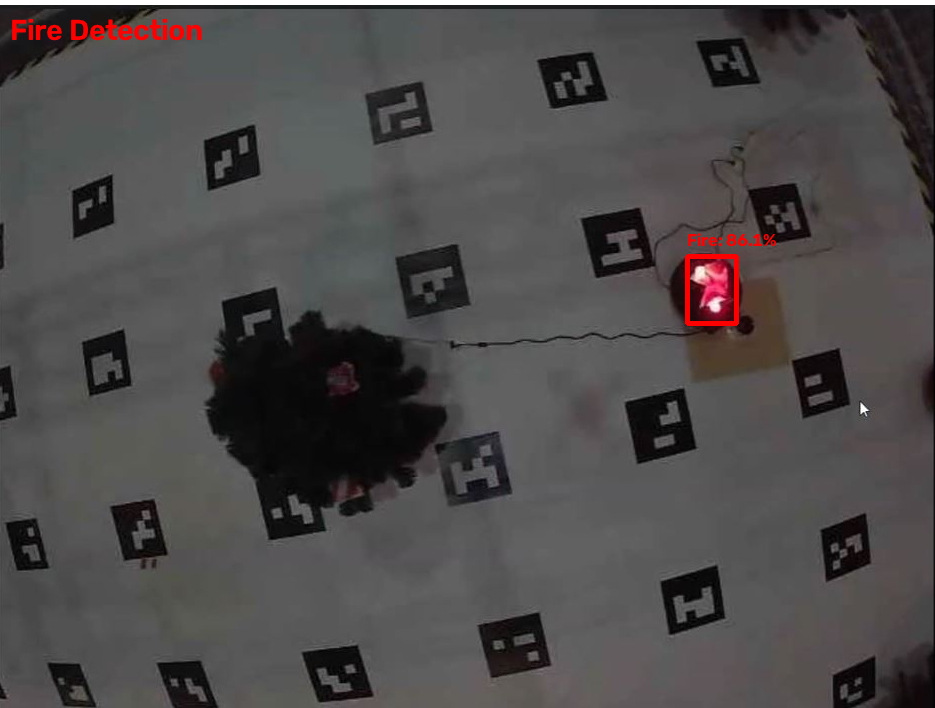
#> input picture Module (B)/Fire Detection/image.PNG, 935 x 708 px, given in place of stream, which was not available
$ python Fire_Detection.py
#> lines starting #> are read from the running program, lines starting #| are printed output that depends on the picture; after the words box and inside, x2 and y2 are one past the last pixel; in counts of white or black regions, pixels touching at a corner belong together
#> in run_on_stream, frame is the input picture: shape (708, 935, 3); mean B, G, R 74.4, 74.5, 77.5
import cv2
import numpy as np
import os

# ================== Settings ==================
# If an image path is provided, it will be used.
# If empty (""), it will fall back to the camera stream.
IMAGE_PATH = r""   # e.g., r"test.jpg" or r"C:\images\fire.jpg"

# --- Camera stream URL (used if IMAGE_PATH is empty) ---
STREAM_URL = (
    "http://192.168.0.186:8080/stream?topic=/main_camera/image_raw&type=mjpeg"
    "&width=640"
)

# --- Fire detection thresholds ---
CONF_FIRE        = 0.60   # Minimum initial confidence (0..1)
MIN_FIRE_AREA_PX = 300
MIN_BOX_AREA_PX  = 800
# =============================================


def _fire_confidence(hsv, red_mask, x, y, w, h, box_area):
    """Calculate confidence for a fire candidate."""
    roi_mask = red_mask[y:y+h, x:x+w]
    roi_hsv  = hsv[y:y+h, x:x+w]
    non_zero = cv2.countNonZero(roi_mask)
    pixel_ratio = non_zero / box_area if box_area > 0 else 0.0
    mean_val = float(np.mean(roi_hsv[:, :, 2])) / 255.0
    return min(98.0, max(60.0, pixel_ratio * 50.0 + mean_val * 50.0 + 30.0))


def _find_fire_candidates(frame, sat_min, val_min, morph_ksize, blur_ksize):
    """Find fire candidates using HSV thresholds."""
    blurred = cv2.GaussianBlur(frame, (blur_ksize, blur_ksize), 0)
    hsv = cv2.cvtColor(blurred, cv2.COLOR_BGR2HSV)

    lower_red1 = np.array([0,   sat_min, val_min]);  upper_red1 = np.array([10,  255, 255])
    lower_red2 = np.array([170, sat_min, val_min]);  upper_red2 = np.array([180, 255, 255])
    mask1 = cv2.inRange(hsv, lower_red1, upper_red1)
    mask2 = cv2.inRange(hsv, lower_red2, upper_red2)
    red_mask = cv2.bitwise_or(mask1, mask2)

    kernel = np.ones((morph_ksize, morph_ksize), np.uint8)
    red_mask = cv2.morphologyEx(red_mask, cv2.MORPH_OPEN, kernel)
    red_mask = cv2.morphologyEx(red_mask, cv2.MORPH_CLOSE, kernel)

    contours, _ = cv2.findContours(red_mask, cv2.RETR_EXTERNAL, cv2.CHAIN_APPROX_SIMPLE)
    candidates = []
    for cnt in contours:
        area = cv2.contourArea(cnt)
        if area < MIN_FIRE_AREA_PX:
            continue
        x, y, w, h = cv2.boundingRect(cnt)
        box_area = w * h
        if box_area < MIN_BOX_AREA_PX:
            continue
        conf = _fire_confidence(hsv, red_mask, x, y, w, h, box_area)
        # Keep only candidates that meet the initial confidence threshold
        if conf >= CONF_FIRE * 100.0:
            candidates.append((conf, x, y, w, h))
    return candidates


def detect_fire(frame):
    """
    Detect fire (red color only) using HSV and adaptive boosting.
    Only candidates with confidence >= CONF_FIRE*100 are drawn.
    """
    annotated_frame = frame.copy()

    sat_min      = 120
    val_min      = 70
    morph_ksize  = 5
    blur_ksize   = 5

    accepted = []

    # Try up to a few iterations with relaxed thresholds to find fire
    for it in range(20):
        cands = _find_fire_candidates(frame, sat_min, val_min, morph_ksize, blur_ksize)
        if cands:
            accepted = cands
            break
        # Relax thresholds
        sat_min     = max(40,  sat_min - 10)
        val_min     = max(30,  val_min - 5)
        morph_ksize = max(3,   morph_ksize - 1) if morph_ksize > 3 else 3
        blur_ksize  = max(3,   blur_ksize  - 2) if blur_ksize  > 3 else 3
#> this loop made 1 pass
#> pass 1, in _find_fire_candidates, `mask1 = cv2.inRange(hsv, lower_red1, upper_red1)`:
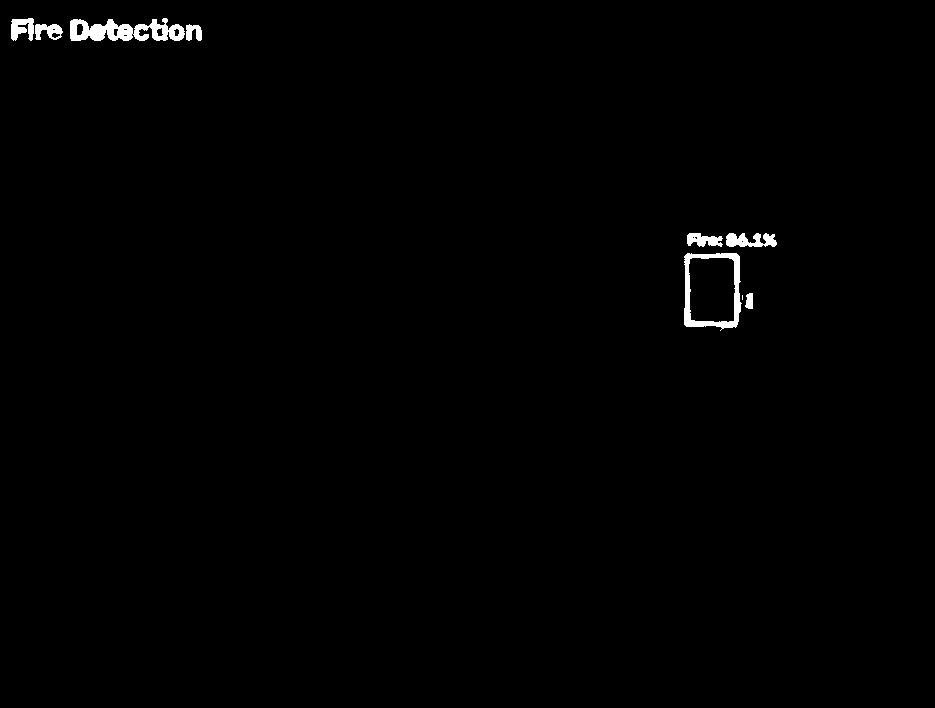
#> mask1: shape (708, 935); 0.71% white; 9 white regions (1 under 20 px), largest, box (x1, y1, x2, y2) and area: (70, 18, 185, 41) 1604, (684, 253, 742, 331) 1282, (726, 233, 777, 247) 496
#> pass 1, in _find_fire_candidates, `mask2 = cv2.inRange(hsv, lower_red2, upper_red2)`:
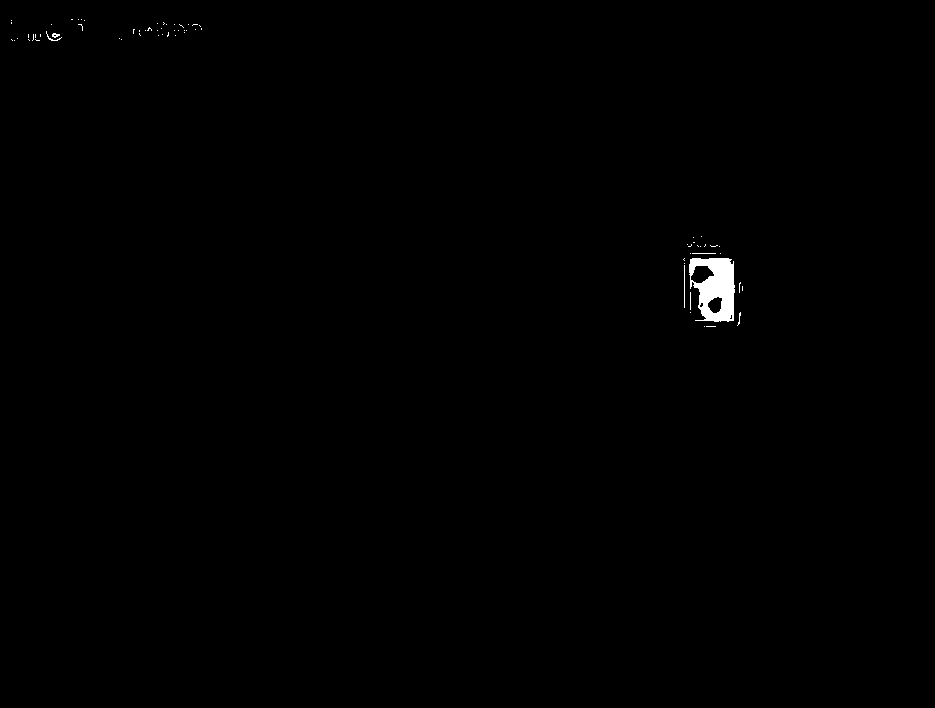
#> mask2: shape (708, 935); 0.35% white; 71 white regions (66 under 20 px), largest, box (x1, y1, x2, y2) and area: (689, 258, 735, 322) 1993, (684, 265, 685, 308) 43, (46, 31, 62, 41) 28, (52, 33, 60, 38) 25, (692, 253, 716, 254) 24

    # Draw accepted candidates (red boxes)
    for conf, x, y, w, h in accepted:
        cv2.rectangle(annotated_frame, (x, y), (x + w, y + h), (0, 0, 255), 3)
        cv2.putText(annotated_frame, f"Fire: {conf:.1f}%",
                    (x, max(20, y - 10)), cv2.FONT_HERSHEY_SIMPLEX,
                    0.6, (0, 0, 255), 2, cv2.LINE_AA)
#> this loop made 3 passes
#> (conf, x, y, w, h) on passes 1 to 3: (98, 684, 253, 57, 75), (93.19, 70, 19, 132, 22), (86.34, 11, 18, 51, 23)
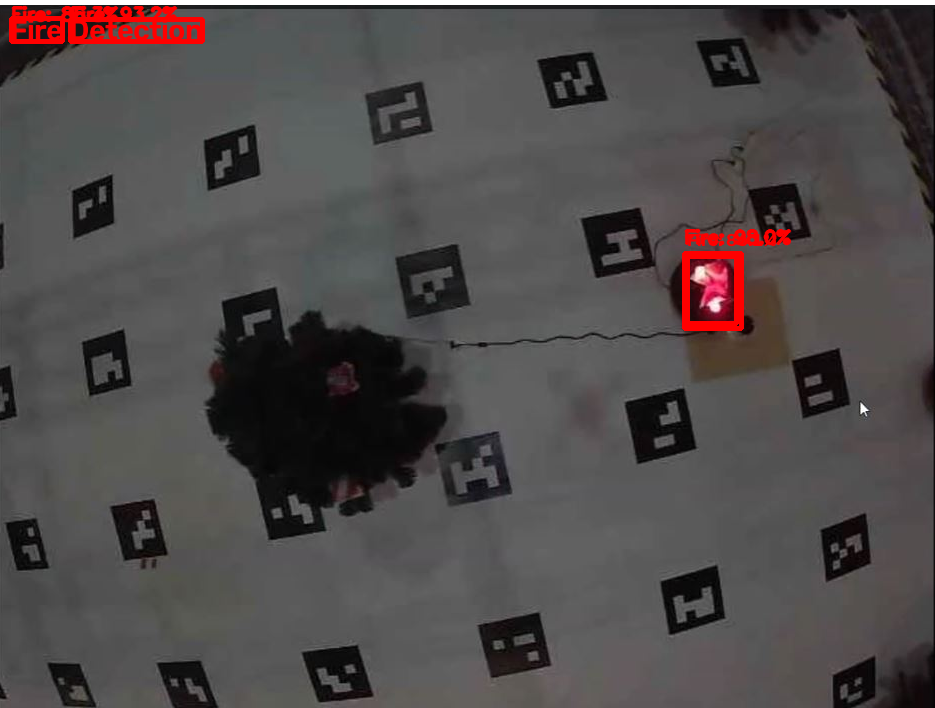
#> annotated_frame: shape (708, 935, 3); 0.89% of pixels changed, all inside (x1, y1, x2, y2) = (9, 5, 792, 331)

    # Overlay title
    cv2.putText(annotated_frame, "Fire Detection", (15, 35),
                cv2.FONT_HERSHEY_SIMPLEX, 1.0, (0, 0, 255), 2, cv2.LINE_AA)
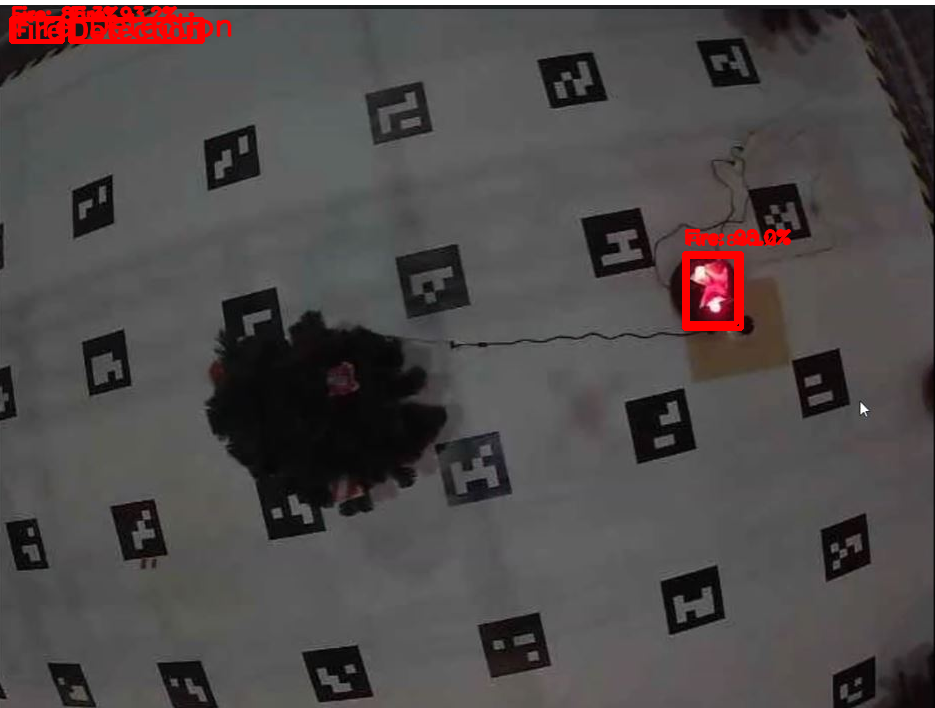
#> annotated_frame: shape (708, 935, 3); 0.22% of pixels changed, all inside (x1, y1, x2, y2) = (17, 12, 232, 38)

    return annotated_frame


def run_on_image(path):
    """Run fire detection on a single image."""
    if not os.path.isfile(path):
        print(f"Image file not found: {path}")
        return
    frame = cv2.imread(path)
    if frame is None:
        print("Could not read the image.")
        return
    annotated = detect_fire(frame)
    cv2.imshow("Fire Detection", annotated)
    print("Press any key to close the window...")
    cv2.waitKey(0)
    cv2.destroyAllWindows()


def run_on_stream(url):
    """Run fire detection on a live camera stream."""
    cap = cv2.VideoCapture(url)
    if not cap.isOpened():
        print("Could not open the stream.")
        return
    print("Press 'q' to quit.")
    while True:
        ret, frame = cap.read()
        if not ret or frame is None:
            continue
        annotated = detect_fire(frame)
        cv2.imshow("Fire Detection", annotated)
        if cv2.waitKey(1) & 0xFF == ord("q"):
#> (key q is pressed here)
            break
    cap.release()
    cv2.destroyAllWindows()


if __name__ == "__main__":
    if IMAGE_PATH.strip():
        run_on_image(IMAGE_PATH)
    else:
        run_on_stream(STREAM_URL)
